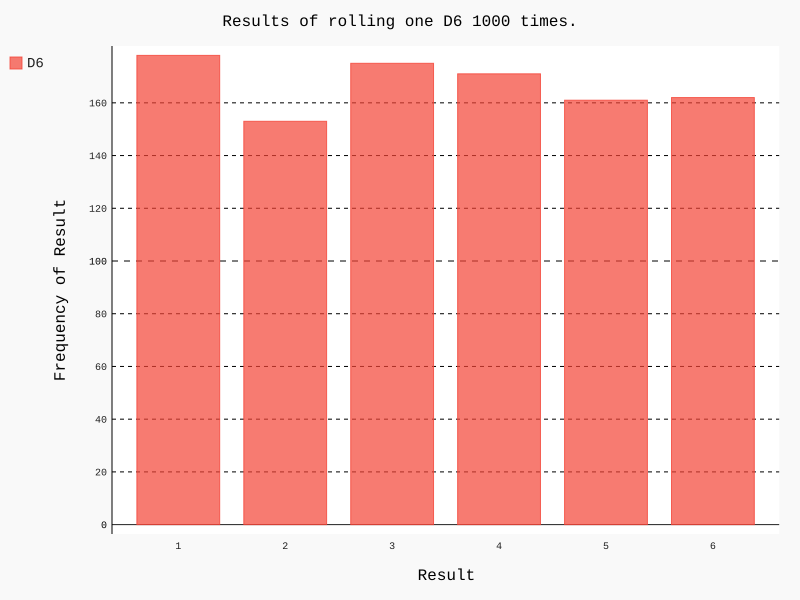

Write Python code to recreate this figure.
import pygal


from die import Die

# Create a D6.
die = Die()

# Make some rolls, and store results in a list.
results = []  # Fix: Use a different variable name for the list
for roll_num in range(1000):
    result = die.roll()
    results.append(result)

# Analyze the results
frequencies = []
for value in range(1, die.num_sides + 1):
    frequency = results.count(value)
    frequencies.append(frequency)

# Visualize the results.
hist = pygal.Bar()

hist.title = "Results of rolling one D6 1000 times."
hist.x_labels = ['1', '2', '3', '4', '5', '6']
hist.x_title = "Result"
hist.y_title = "Frequency of Result"

hist.add('D6', frequencies)
hist.render_to_file('die_visual.svg')
